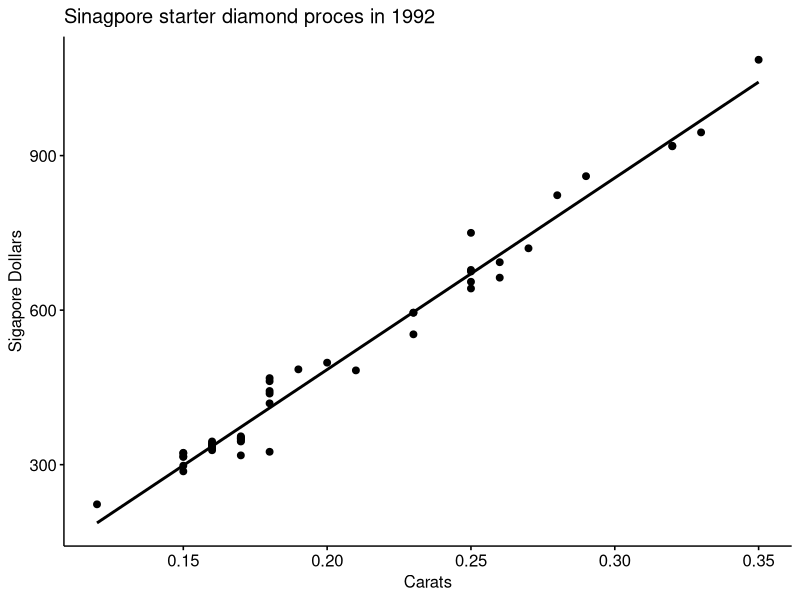

The R source for this figure: (Note: this script raises an error after producing the figure.)
# starter_diamond_rings.R

require(tidyverse)                      # I live in the tidyverse  ...
require(readr)                          # To rad the csv file ...
require(ggpubr)                         # For simple plots ...

setwd("rings")
getwd()

###############################################################################
# The data source is: http://jse.amstat.org/v4n3/datasets.chu.html
#
# The source of the data is a full page advertisement placed in the Straits 
# Times newspaper issue of February 29, 1992, by a Singapore-based retailer 
# of diamond jewelry.
#
# The advertisement contained pictures of diamond rings and listed their
# prices, diamond content, and gold purity. Only 20K ladies' rings, each 
# mounted with a single diamond stone, were considered for this study. 
# 20K rings are made with gold of 20 carat purity. (Pure gold is rated as\
# 24K.)
#
# There were 48 such rings of varying designs. The weights of the diamond 
# stones ranged from 0.12 to 0.35 carats (a one carat diamond stone weighs
# 0.2 gram) and were priced between $223 and $1086. The jewelry store 
# adopted a fixed-price policy.
###############################################################################

rings <- read_csv( "rings.csv")         # Read the data file ...

# Draw a scatter plot of proce versus carates 

ggscatter( rings,
           x     = "carats",
           y     = "price",
           color = "black",
           fill  = "black",
           point = TRUE,
           rug  = FALSE,
           title = "Sinagpore starter diamond proces in 1992",
           xlab = "Carats",
           ylab = "Sigapore Dollars",
           add =  "reg.line" )

fit <- lm( price ~ carats, data = rings)
summary(fit)
corr(rings)
sd( ring$carats)
sd(rings$price)

